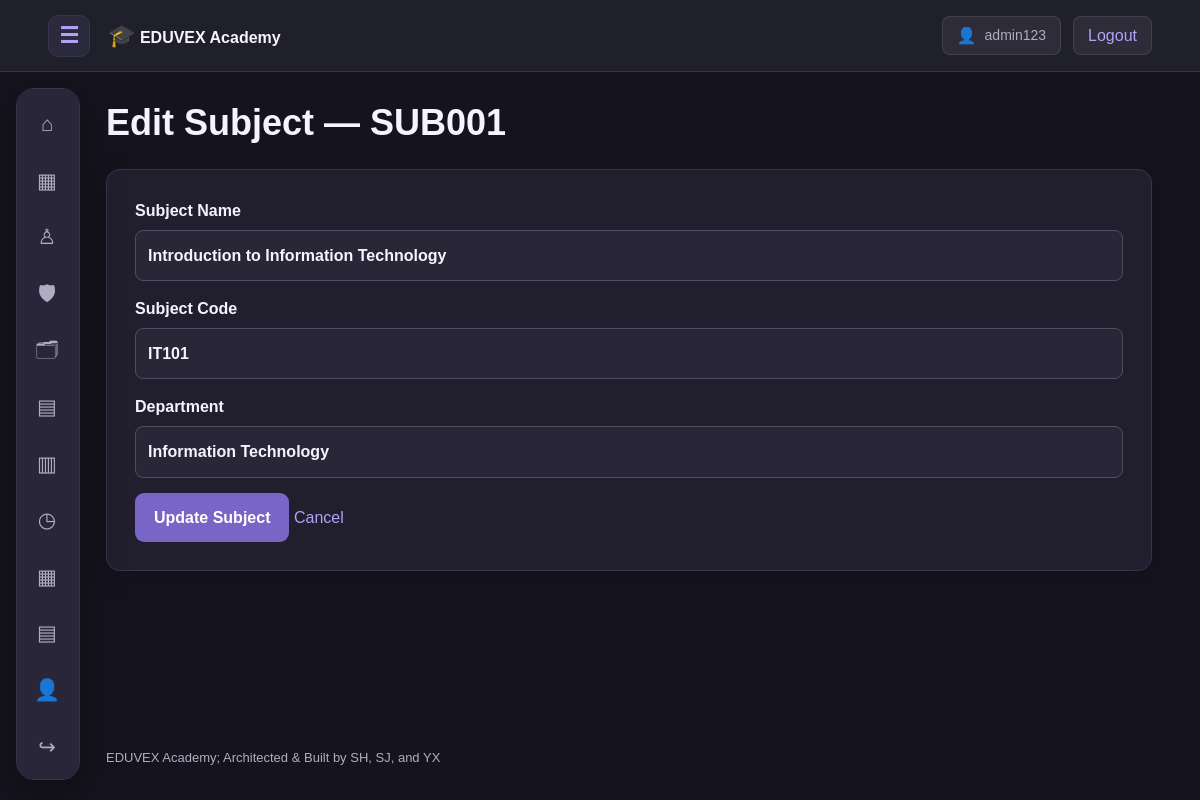
Screenshot of /class_management/edit_subject.php?id=SUB001 (signed in) with the database file from the repository.
### tables this page shows
CREATE TABLE IF NOT EXISTS subjects (
    subject_id VARCHAR(12) PRIMARY KEY,
    subject_name VARCHAR(180) NOT NULL,
    subject_code VARCHAR(30) UNIQUE,
    department VARCHAR(120)
);

### includes/functions.php (called while the page is built, shortened)
<?php
function h(mixed $value): string {
    return htmlspecialchars(
        (string)($value ?? ''),
        ENT_QUOTES | ENT_SUBSTITUTE,
        'UTF-8'
    );
}
function url(string $path = ''): string {
    return BASE_URL . '/' . ltrim($path, '/');
}

### class_management/edit_subject.php (the view, shortened to what this page needs)
<?php
require_once __DIR__ . '/../config/database.php';
$id = trim($_GET['id'] ?? $_POST['subject_id'] ?? '');
$stmt = $pdo->prepare("SELECT * FROM subjects WHERE subject_id = ?");
$stmt->execute([$id]);
$subject = $stmt->fetch();
require __DIR__ . '/../includes/header.php';
?>
<h1>Edit Subject — <?= h($id) ?></h1>
<section class="panel">
<form method="post">
    <label>Subject Name
        <input name="subject_name" maxlength="180"
               value="<?= h($subject['subject_name']) ?>" required>
    </label>
    <label>Subject Code
        <input name="subject_code" maxlength="30"
               value="<?= h($subject['subject_code']) ?>">
    </label>
    <label>Department
        <input name="department" maxlength="120"
               value="<?= h($subject['department']) ?>">
    </label>
    <button type="submit">Update Subject</button>
    <a href="<?= h(url('class_management/subjects.php')) ?>">Cancel</a>
</form>
</section>
<?php require __DIR__ . '/../includes/footer.php'; ?>

### assets/css/style.css (style rules this page uses)
:root { color-scheme: dark; --bg: #15141E; --surface: #211F2D; --surface2: #292638; --line: #39344E; --accent: #B4A0F7; --accent-dark: #7965C5; --text: #F5F3FF; --muted: #B0ACC3; --nav-width: 64px; --header-height: 72px; }
* { box-sizing: border-box; }
html { scroll-behavior: smooth; scroll-padding-top: 90px; }
body { margin: 0; background: var(--bg); color: var(--text); font-family: Arial, Helvetica, sans-serif; font-size: 16px; line-height: 1.6; }
a { color: var(--accent); text-decoration: none; }
button, input, select, textarea { font: inherit; }
button { cursor: pointer; }
h1, h2, h3 { line-height: 1.25; }
h1 { font-size: clamp(28px, 3vw, 40px); }
.panel { background: var(--surface); border: 1px solid var(--line); border-radius: 14px; padding: 28px; box-shadow: 0 8px 24px rgba(0,0,0,0.15); }
label { display: block; margin-bottom: 15px; font-weight: 600; }
input, select, textarea { display: block; width: 100%; padding: 12px; margin-top: 6px; background: #292638; color: var(--text); border: 1px solid #514B64; border-radius: 8px; }
button, .button { display: inline-block; padding: 11px 18px; border: 1px solid transparent; border-radius: 9px; background: var(--accent-dark); color: #FFFFFF; font-weight: 600; text-decoration: none; }

### rows the page displays
subjects: subject_name "Introduction to Information Technology", subject_code "IT101", department "Information Technology"

### other values shown
$account['username'] "admin123"
$symbol "⌂"
$symbol "▦"
$symbol "♙"
$symbol "🛡"
$symbol "🗂"
$symbol "▤"
$symbol "▥"
$symbol "◷"
$symbol "👤"
$symbol "↪"
$id "SUB001"
